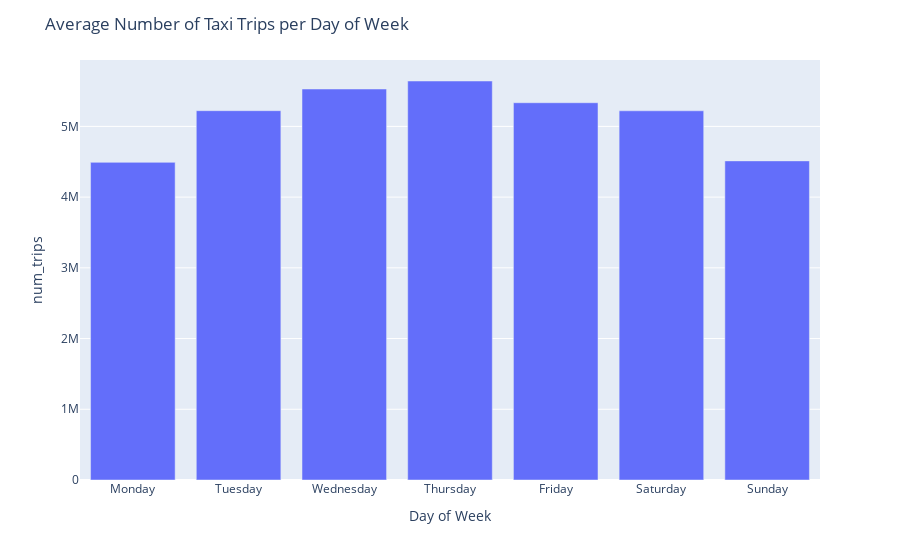

This figure's notebook cell:
### Code cell
# Mapper les numéros de jour de la semaine aux noms des jours de la semaine
day_names = {
    0: "Monday",
    1: "Tuesday",
    2: "Wednesday",
    3: "Thursday",
    4: "Friday",
    5: "Saturday",
    6: "Sunday"
}

df_weekly['Day_of_week'] = df_weekly['day_of_week'].map(day_names)

# Tracez le graphique de barres
fig = px.bar(df_weekly, x="Day_of_week", y="num_trips", labels={"Day_of_week": "Day of Week", "Num_Trips": "Average Number of Trips"})
fig.update_layout(title="Total Number of Taxi Trips per Day of Week")
fig.show()

### Figure 1 — Plotly figure (JSON) as saved in the notebook; plotly's stock layout.template omitted (floating-point values rounded to 4 significant figures)
{"data": [{"alignmentgroup": "True", "hovertemplate": "Day of Week=%{x}<br>num_trips=%{y}<extra></extra>", "legendgroup": "", "marker": {"color": "#636efa", "pattern": {"shape": ""}}, "name": "", "offsetgroup": "", "orientation": "v", "showlegend": false, "textposition": "auto", "type": "bar", "x": ["Monday", "Tuesday", "Wednesday", "Thursday", "Friday", "Saturday", "Sunday"], "xaxis": "x", "y": [4491343, 5222006, 5528614, 5641708, 5334559, 5220421, 4512257], "yaxis": "y"}], "layout": {"barmode": "relative", "legend": {"tracegroupgap": 0}, "margin": {"t": 60}, "title": {"text": "Average Number of Taxi Trips per Day of Week"}, "xaxis": {"anchor": "y", "domain": [0, 1], "title": {"text": "Day of Week"}}, "yaxis": {"anchor": "x", "domain": [0, 1], "title": {"text": "num_trips"}}}}
